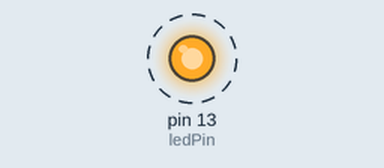
This sketch was run on a simulated Arduino Uno, built with avr-gcc and run on an emulated ATmega328P. Shown: output pins drawn as LEDs (lit = HIGH). Dashed ring = blinking. What the sketch prints to the serial monitor is not drawn.

Above: at 1.0 s.
Timing chart, 0 to 5.1 s (numbered marks = the images above):
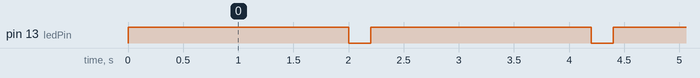

The sketch:

Task_2.ino
```cpp
//Variables - change these to change how the LED behaves
int ledPin = 13;             //pin connected to the LED
int onTime = 2000;            //milliseconds the LED stays ON
int offTime = 200;           // milliseconds the LED stays OFF

void setup() {
  pinMode(ledPin, OUTPUT); //pin 13 is an OUTPUT
  Serial.begin(9600);
  Serial.print("Blink started");
}
void loop(){
  digitalWrite(ledPin, HIGH); // LED ON
  Serial.println("LED is ON");
  delay(onTime);

  digitalWrite(ledPin, LOW);  //LED OFF
  Serial.println("LED is OFF");
  delay(offTime);


}
```

Measured:
- by itself, pin 13 (ledPin): alternates HIGH for 2.0 s and LOW for 0.20 s
